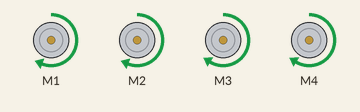
Simulated run of this sketch. Board: Arduino Uno, built with avr-gcc and run on an emulated ATmega328P. Parts: 4 × DC motor (green arrow = forward, orange = backward, longer = faster). What the sketch prints to the serial monitor is not drawn.

Above: at 0.1 s.
Timing chart, 0 to 1.6 s (numbered marks = the images above):
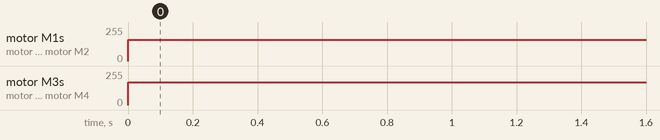

Measured:
- by itself, motor M1, motor M2: stopped → forward 160/255 at 0.00 s
- by itself, motor M3, motor M4: stopped → forward 170/255 at 0.00 s

The sketch:

forward_motor_test.ino
```cpp
#include<AFMotor.h>

AF_DCMotor motor1(1);
AF_DCMotor motor2(2);
AF_DCMotor motor3(3);
AF_DCMotor motor4(4);

void setup() {
Serial.begin(9600);// put your setup code here, to run once:

}

void loop() {
motor1.setSpeed(160);
motor1.run(FORWARD);
motor2.setSpeed(160);
motor2.run(FORWARD);
motor3.setSpeed(170);
motor3.run(FORWARD);
motor4.setSpeed(170);
motor4.run(FORWARD);
Serial.println("FORWARD");// put your main code here, to run repeatedly:

}
```
